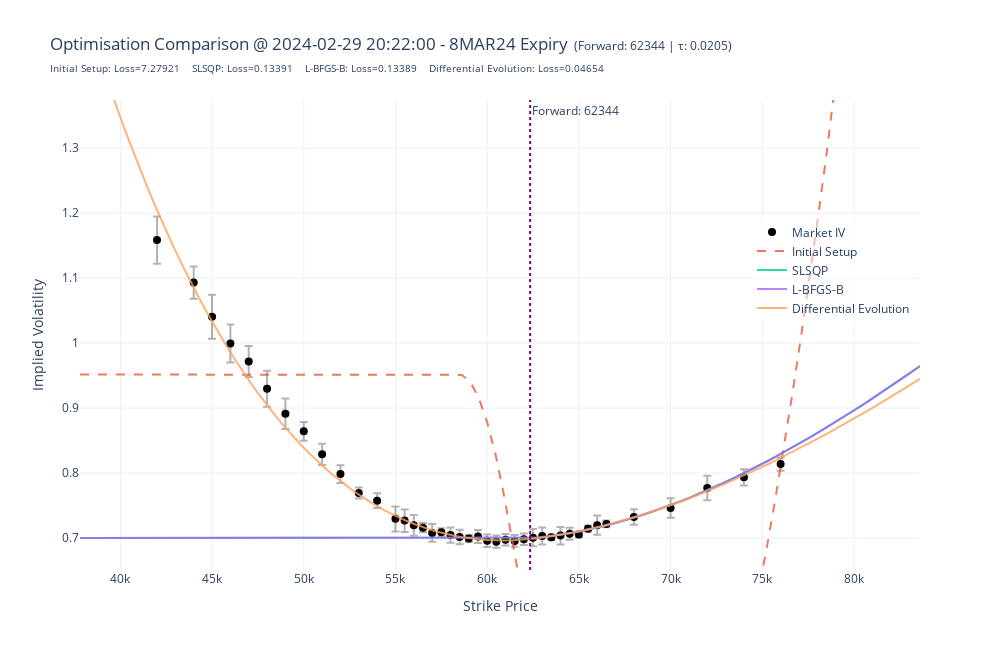

The notebook cell saved with this chart:
### Code cell
# Visualize results - Compare all calibration methods
import numpy as np
import plotly.graph_objects as go

# Create plot
fig = go.Figure()

# Plot market data with error bars
fig.add_trace(go.Scatter(
    x=strikes_list, y=market_vols, mode='markers', name='Market IV',
    error_y=dict(type='data', symmetric=False,
        array=(df_option_with_vola_and_greeks['askVola']-df_option_with_vola_and_greeks['midVola']).to_numpy()/100,
        arrayminus=(df_option_with_vola_and_greeks['midVola']-df_option_with_vola_and_greeks['bidVola']).to_numpy()/100,
        visible=True, color='rgba(0,0,0,0.3)'
    ),
    marker=dict(size=8, color='black', symbol='circle'),
    hovertemplate='Strike: %{x}<br>Market Vol: %{y:.4f}<extra></extra>'
))

# Generate extended strike range for smooth curves
extended_strikes = np.linspace(min(strikes_list) * 0.9, max(strikes_list) * 1.1, 100)

# Plot each calibration result
subtitle_text = ""
for calibration_result in calibration_results:
    model = TimeAdjustedWingModel(calibration_result.parameters)
    model_vols = [model.calculate_volatility_from_strike(strike) for strike in extended_strikes]
    fig.add_trace(go.Scatter(
        x=extended_strikes, y=model_vols, mode='lines', name=(name:=calibration_result.optimization_method),
        line=dict(width=2, dash="dash" if name.startswith("Initial") else "solid"), opacity=0.8,
        hovertemplate=f'{name}<br>Strike: %{{x}}<br>Vol: %{{y:.4f}}<extra></extra>'))
    subtitle_text += f"{name}: Loss={calibration_result.error:.5f} &nbsp;&nbsp; "

# Forward price line
fig.add_vline(x=forward_price, line=dict(color='purple', dash='dot', width=2), annotation_text=f"Forward: {forward_price:.0f}")

# Layout
fig.update_layout(
    title=f"Optimisation Comparison @ {snapshot_time} - {my_expiry} Expiry" +
            f"<span style='font-size:12px'>  (Forward: {forward_price:.0f} | τ: {time_to_expiry:.4f})<br>" +
            f"<span style='font-size:10px'>{subtitle_text}</span>",
    xaxis_title='Strike Price', yaxis_title='Implied Volatility', width=1000, height=650, template='plotly_white', hovermode='closest',
    legend=dict(x=0.80, y=0.75, bgcolor='rgba(255,255,255,0.5)'),
    yaxis_range=(df_option_with_vola_and_greeks['bidVola'].min()/100*0.95, df_option_with_vola_and_greeks['askVola'].max()/100*1.15),
    xaxis=dict(range=[min(extended_strikes), max(extended_strikes)]),
    margin=dict(t=100)
)

# Add strike range lines if my_result is available
# if 'my_result' in locals() and my_result is not None and my_result.success:
#     # Extract the parameters from the best result (last one in the list before 'Initial Guess')
#     best_result_params = None
#     for name, params, _, _ in calibration_results:
#         if name != "Initial Guess":
#             best_result_params = params

#     if best_result_params:
#         model_for_ranges = TimeAdjustedWingModel(best_result_params)
#         for range_name, range_strike in model_for_ranges.get_strike_ranges().items():
#             fig.add_vline(x=range_strike, line=dict(color='gray', dash='dot', width=1))
    
fig.show()
